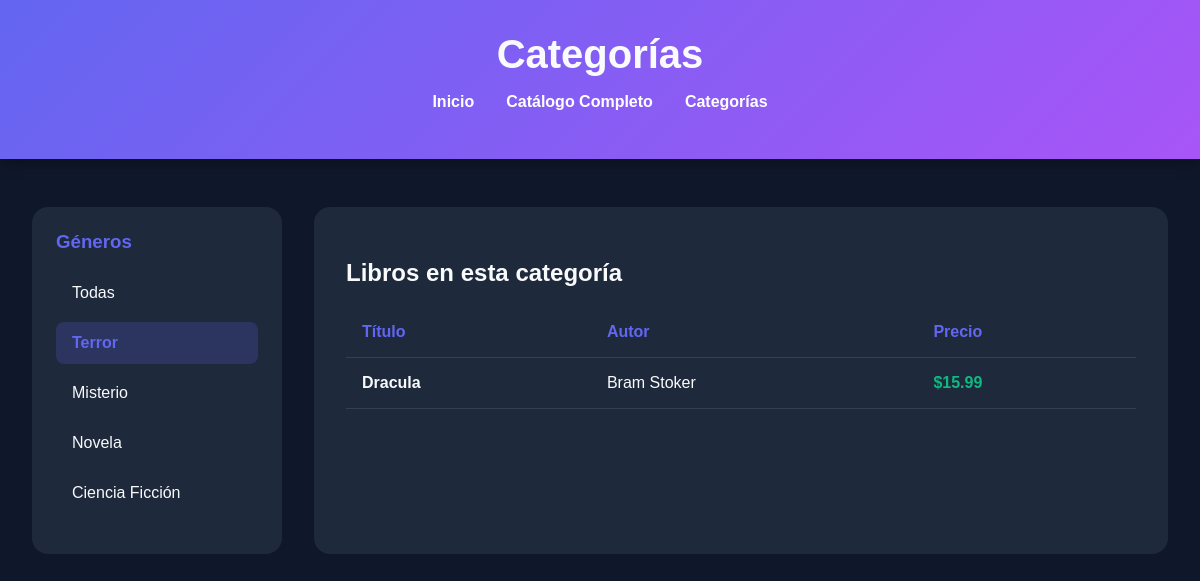
The page /categoria/1 on the database its author committed.
### tables this page shows
CREATE TABLE categorias (
                   id INTEGER PRIMARY KEY AUTOINCREMENT,
                   categoria TEXT NOT NULL
                   );

CREATE TABLE libros (
            id INTEGER PRIMARY KEY AUTOINCREMENT,
            titulo TEXT NOT NULL,
            autor TEXT NOT NULL,
            precio REAL NOT NULL,
            categoria_id INTEGER,
            FOREIGN KEY (categoria_id) REFERENCES categorias(id)       
         );

### app.py (the view)
@app.route('/categoria/<int:categoria_id>')
def ver_categoria(categoria_id):
    libros = consultar_libros_por_categoria(categoria_id)
    categorias = obtener_categorias()
    return render_template('categoria.html', categorias=categorias, libros=libros, categoria_seleccionada=categoria_id)

### db.py (called while the page is built)
def obtener_conexion():
    conexion = sqlite3.connect('libreria.db')
    conexion.row_factory = sqlite3.Row
    return conexion

def obtener_categorias():
    conexion = obtener_conexion()
    cursor = conexion.cursor()
    cursor.execute('SELECT * FROM categorias')
    categorias = cursor.fetchall()
    conexion.close()
    return categorias

def consultar_libros_por_categoria(categoria_id):
    conexion = obtener_conexion()
    cursor = conexion.cursor()
    cursor.execute('''
        SELECT libros.id,
               libros.titulo,
               libros.autor,
               libros.precio,
               categorias.categoria
        FROM libros
        JOIN categorias ON libros.categoria_id = categorias.id
        WHERE libros.categoria_id = ?
    ''', (categoria_id,))
    libros = cursor.fetchall()
    conexion.close()
    return libros

### templates/categoria.html (shortened to what this page needs)
<!DOCTYPE html>
<html lang="es">
<head>
</head>
<body>
    <header class="header">
        <h1>Categorías</h1>
        <nav class="nav">
            <ul>
                <li><a href="{{ url_for('home') }}">Inicio</a></li>
                <li><a href="{{ url_for('index') }}">Catálogo Completo</a></li>
                <li><a href="{{ url_for('categorias_lista') }}">Categorías</a></li>
            </ul>
        </nav>
    </header>
    <div class="layout">
        <aside class="sidebar">
            <h3>Géneros</h3>
            <ul class="category-list">
                <li class="category-item">
                    <a href="{{ url_for('categorias_lista') }}" class="{{ 'active' if not categoria_seleccionada else '' }}">Todas</a>
                </li>
                {% for cat in categorias %}
                <li class="category-item">
                    <a href="{{ url_for('ver_categoria', categoria_id=cat['id']) }}"
                       class="{{ 'active' if categoria_seleccionada == cat['id'] else '' }}">
                        {{ cat['categoria'] }}
                    </a>
                </li>
                {% endfor %}
            </ul>
        </aside>
        <main class="content">
            {% if libros %}
            <h2>Libros en esta categoría</h2>
            <table>
                <thead>
                    <tr>
                        <th>Título</th>
                        <th>Autor</th>
                        <th>Precio</th>
                    </tr>
                </thead>
                <tbody>
                    {% for libro in libros %}
                    <tr>
                        <td><strong>{{ libro['titulo'] }}</strong></td>
                        <td>{{ libro['autor'] }}</td>
                        <td class="price">${{ libro['precio'] }}</td>
                    </tr>
                    {% endfor %}
                </tbody>
            </table>
            {% elif categoria_seleccionada %}
            <div class="empty-state">
                <p>No se encontraron libros en esta categoría.</p>
            </div>
            {% else %}
            <div class="empty-state">
                <h2>Explora por Género</h2>
                <p>Selecciona una categoría a la izquierda para ver los libros disponibles.</p>
            </div>
            {% endif %}
        </main>
    </div>
</body>
</html>

### templates/categoria.html (style rules this page uses)
:root { --primary: #6366f1; --secondary: #a855f7; --bg: #0f172a; --text: #f8fafc; --card-bg: #1e293b; }
body { font-family: 'Outfit', sans-serif; background-color: var(--bg); color: var(--text); margin: 0; padding: 0; min-height: 100vh; }
.header { padding: 2rem; text-align: center; background: linear-gradient(135deg, var(--primary), var(--secondary)); box-shadow: 0 4px 15px rgba(0, 0, 0, 0.3); }
h1 { margin: 0; font-size: 2.5rem; }
.nav { margin-top: 1rem; }
.nav ul { list-style: none; padding: 0; display: flex; justify-content: center; gap: 2rem; }
.nav a { color: white; text-decoration: none; font-weight: 600; }
.layout { display: grid; grid-template-columns: 250px 1fr; gap: 2rem; max-width: 1200px; margin: 3rem auto; padding: 0 2rem; }
.sidebar { background: var(--card-bg); padding: 1.5rem; border-radius: 1rem; height: fit-content; }
.sidebar h3 { margin-top: 0; color: var(--primary); }
.category-list { list-style: none; padding: 0; }
.category-item a { display: block; padding: 0.75rem 1rem; color: var(--text); text-decoration: none; border-radius: 0.5rem; transition: background 0.3s; margin-bottom: 0.5rem; }
.category-item a:hover, .category-item a.active { background: rgba(99, 102, 241, 0.2); color: var(--primary); font-weight: 600; }
.content { background: var(--card-bg); padding: 2rem; border-radius: 1rem; }
table { width: 100%; border-collapse: collapse; }
th, td { padding: 1rem; text-align: left; border-bottom: 1px solid rgba(255,255,255,0.1); }
th { color: var(--primary); }
.price { font-weight: 700; color: #10b981; }

### rows shown on the page
categorias: categoria "Terror"
categorias: categoria "Misterio"
categorias: categoria "Novela"
categorias: categoria "Ciencia Ficción"
libros: titulo "Dracula", autor "Bram Stoker", precio "15.99"
